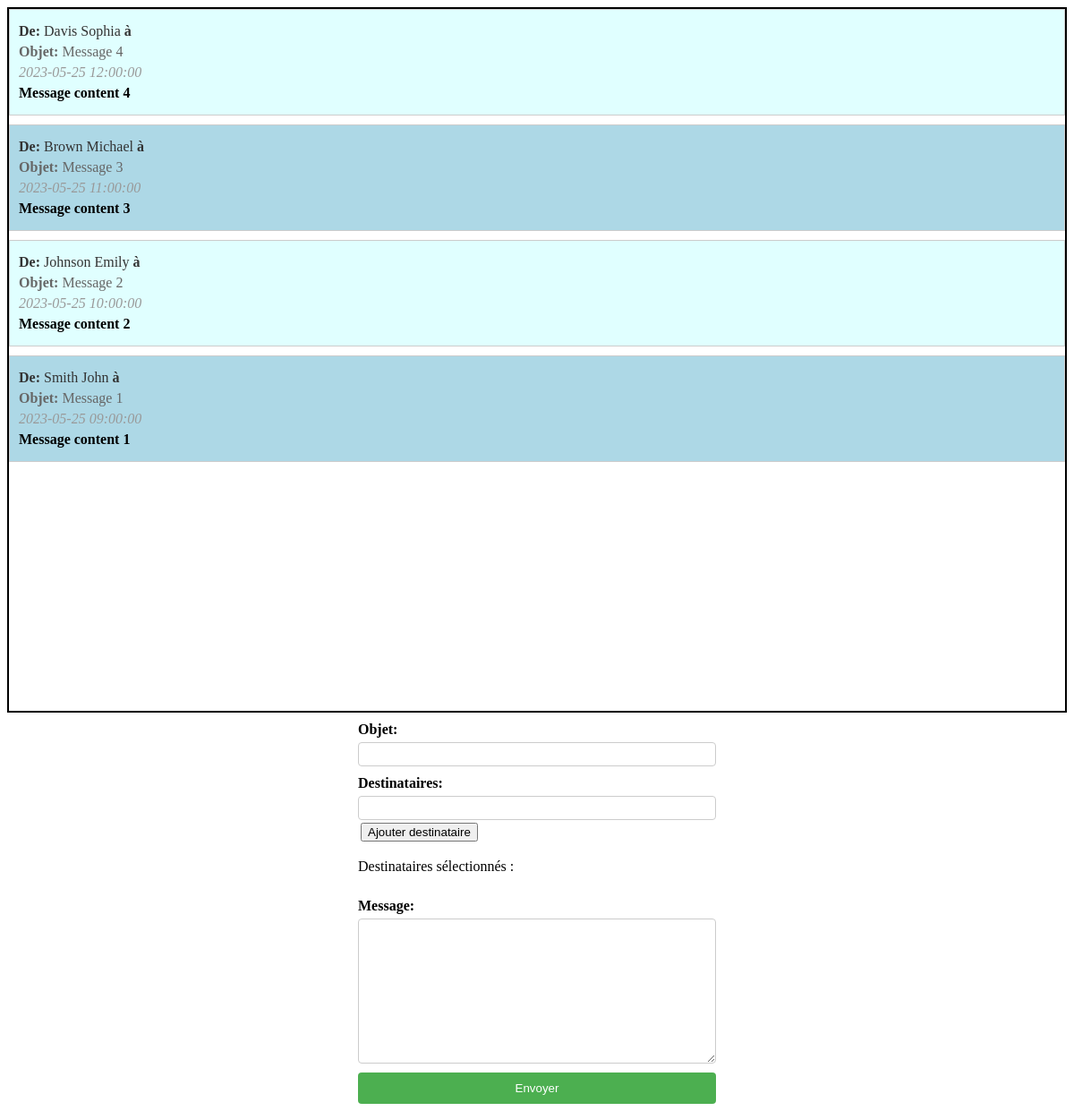
Page /php/messagerie/messagerie.php on the committed database.
### tables this page shows
create table Message (
    idMessage INTEGER primary key unique not null auto_increment,
    dateEnvoi DATETIME,
    objet VARCHAR(100),
    contenu TEXT,
    idEnvoyeur INTEGER,
    foreign key fk_Envoyeur(idEnvoyeur) references Utilisateur(idUtilisateur) on delete cascade
);

create table Utilisateur (
    idUtilisateur INTEGER primary key unique not null auto_increment,
    telephone VARCHAR(100),
    email VARCHAR(100),
    mdp VARCHAR(319),
    typeUtilisateur ENUM('gestionnaire','normal','administrateur'),
    nivEtude ENUM('L1','L2','L3','M1','M2','D'),
    nom VARCHAR(100),
    prenom VARCHAR(100),
    ecole VARCHAR(100),
    ville VARCHAR(100) 
);

### php/bdd.php (called while the page is built, shortened)
<?php
function getAllFromRequest($mysqlClient,$request) {
    try {
        $statement = $mysqlClient->prepare($request);
        $statement->execute();
        $tableau = $statement->fetchAll();
        return $tableau;
    }
    catch(Exception $e) {
        die('Erreur : ' . $e->getMessage());
    }
}
?>

### php/messagerie/messagerie.php (the view, shortened to what this page needs)
    <link rel="stylesheet" href="/css/messagerie.css">
<div class="message-conteneur">
    <?php
        include("bdd.php");
        $req = "select * from Message inner join Utilisateur on idEnvoyeur = idUtilisateur order by dateEnvoi DESC ";
        $cnx = connexion($serveur,$bdd,$user,$pass);
        $tab = getAllFromRequest($cnx,$req);
        foreach($tab as $msg) {
            $nomEnvoyeur = $msg["nom"] ." ". $msg["prenom"];
            $receveurs = "";
            echo "
                    <div class='message'>
                        <p class='envoyeur' ><span>De: </span>".$nomEnvoyeur." <span>à</span> ".$receveurs."</p>
                        <p class='objet' ><span>Objet:</span> ".$msg["objet"]."</p>
                        <p class='date' >".$msg["dateEnvoi"]."</p>
                        <p class='contenu' >".$msg["contenu"]."</p>
                    </div>
            ";
        }
    ?>
</div>
<form action="envoiMessage.php" method="post">
    <label for="objet">Objet:</label>
    <input type="text" name="objet" id="in-objet" required>
    <label for="list-destinataire">Destinataires:</label>
    <div class="gestion-destinataire">
        <input type="text" id="input-current-destinataire" name="list-destinataire" list="destinataires-list" autocomplete="on" >
        <input type="button" value="Ajouter destinataire" onclick="ajouterDestinataire()">
        <p>
            Destinataires sélectionnés :
        </p>
    </div>
    <label for="contenu">Message:</label>
    <textarea name="contenu" id="input-message" cols="30" rows="10"></textarea>
    <input type="submit" value="Envoyer">
</form>

### css/messagerie.css (style rules this page uses)
.message-conteneur { display: flex; flex-direction: column; overflow: scroll; border: 2px solid black; padding: 5px²; height: 50em; max-height: 100%; }
.message { border: 1px solid #ccc; padding: 10px; margin-bottom: 10px; background-color: lightblue; }
.message-conteneur .message:nth-child(odd) { background-color: lightcyan; }
.message p { margin: 5px 0; }
.message p span { font-weight: bold; }
.message .envoyeur { color: #333; }
.message .objet { color: #666; }
.message .date { color: #999; font-style: italic; }
.message .contenu { font-weight: bold; }
form { display: flex; flex-direction: column; max-width: 400px; margin: 0 auto; }
label { margin-top: 10px; font-weight: bold; }
input[type="text"], textarea { width: 100%; padding: 5px; margin-top: 5px; border: 1px solid #ccc; border-radius: 4px; }
input[type="submit"] { margin-top: 10px; padding: 10px 20px; background-color: #4CAF50; color: white; border: none; border-radius: 4px; cursor: pointer; }
.gestion-destinataire input[type="button"] { margin: 3px; }

### rows in the picture
message: idEnvoyeur.prenom "Davis Sophia", objet "Message 4", dateEnvoi "2023-05-25 12:00:00", contenu "Message content 4"
message: idEnvoyeur.prenom "Brown Michael", objet "Message 3", dateEnvoi "2023-05-25 11:00:00", contenu "Message content 3"
message: idEnvoyeur.prenom "Johnson Emily", objet "Message 2", dateEnvoi "2023-05-25 10:00:00", contenu "Message content 2"
message: idEnvoyeur.prenom "Smith John", objet "Message 1", dateEnvoi "2023-05-25 09:00:00", contenu "Message content 1"
